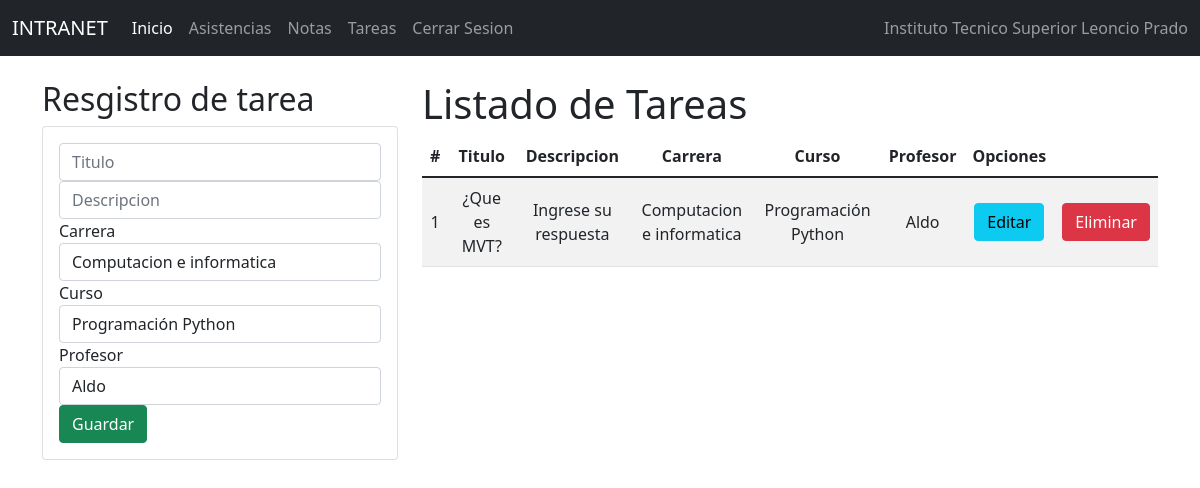
The app's page /indtar5/ with its own data.
### Notas/models.py (models this page shows)
class Tarea5(models.Model):
    id=models.IntegerField(primary_key=True)
    tittar = models.CharField(max_length=1000)
    destar = models.CharField(max_length=1000)
    profesor = models.ForeignKey(Profesor, null=True, blank=True, on_delete=models.CASCADE)
    curso =models.ForeignKey(Curso, null=True, blank=True, on_delete=models.CASCADE)
    carrera=models.ForeignKey(Carrera, null=True, blank=True, on_delete=models.CASCADE)

class Carrera(models.Model):
    id=models.IntegerField(primary_key=True)
    nomcarrera=models.CharField(max_length=50)
    descarrera=models.CharField(max_length=50)
    estcarrera=models.IntegerField()

class Curso(models.Model):
    id=models.IntegerField(primary_key=True)
    nomcur=models.CharField(max_length=30)
    creditos=models.IntegerField()
    estcur=models.IntegerField()

class Profesor(models.Model):
    id=models.IntegerField(primary_key=True)
    nompro=models.CharField(max_length=50)
    apepro=models.CharField(max_length=50)
    dnipro=models.CharField(max_length=50)
    direccionpro=models.CharField(max_length=50)
    distritopro=models.ForeignKey(Distrito, null=True,blank=True,on_delete=models.CASCADE)
    emailpro=models.EmailField()
    estpro=models.IntegerField()
    usuario=models.OneToOneField(to='Usuario', to_field='id', null=True, blank=True, on_delete=models.CASCADE)

### Notas/views.py (the view)
# urls.py: path('indtar5/', indtar5),
def indtar5 (request):
    tarea = Tarea5.objects.all()
    carrera = Carrera.objects.all()
    curso = Curso.objects.all()
    profesor = Profesor.objects.all()
    return render(request, 'PROCESOS/Tarea5/gestiontarea5.html', {"tarea": tarea, "carrera":carrera,
    "curso":curso, "profesor":profesor})

### Notas/Templates/PROCESOS/Tarea5/gestiontarea5.html (shortened to what this page needs)
{% extends "../../basepro.html" %}
{% block body %}
<div class="row">
    <div class="col-sm-12 col-md-6 col-lg-4 col-xl-4 ">
        <h2>Resgistro de tarea</h2>
        <div class="card">
            <div class="card-body">
                <form action="/registartarea5/" method="POST" enctype="multipart/form-data">  {% csrf_token %}
                    <div class="form-group">
                        <input type="text" id="txttittar" name="txttittar" class="form-control" placeholder="Titulo" minlength="1" maxlength="20" required>
                    </div>
                    <div class="form-group">
                        <input type="text" id="txtdestar" name="txtdestar" class="form-control" placeholder="Descripcion"  minlength="1" maxlength="30" required>
                    </div>
                  <div class="form-group">
                    <label>Carrera</label>
                    <select class="form-control" name="txtcar" id="txtcar">
                        {% for t in carrera %}
                        <option value="{{t.id}}" id="cod">{{t.nomcarrera}}</option>
                        {%endfor%}
                    </select>
                    <div class="form-group">
                        <label>Curso</label>
                        <select class="form-control" name="txtcur" id="txtcur">
                            {% for t in curso %}
                            <option value="{{t.id}}" id="cod">{{t.nomcur}}</option>
                            {%endfor%}
                        </select>
                  </div>
                  <div class="form-group">
                    <label>Profesor</label>
                    <select class="form-control" name="txtpro" id="txtpro">
                        {% for t in profesor %}
                        <option value="{{t.id}}" id="cod">{{t.nompro}}</option>
                        {%endfor%}
                    </select>
              </div>
              </div>
                    <div class="form-group">
                        <button type="submit" class="btn btn-success btn-block text-white">Guardar</button>
                    </div>
                </form>
            </div>
        </div>
    </div>
    <div class="col-sm-12 col-md-6 col-lg-8 col-xl-8 ">
        <div class="table-responsive">
            <h1>Listado de Tareas</h1>
            <table class="table table-striped">
                <thead>
                    <tr>
                        <th>#</th>
                        <th>Titulo</th>
                        <th>Descripcion</th>
                        <th>Carrera</th>
                        <th>Curso</th>
                        <th>Profesor</th>
                        <th class="2">Opciones</th>
                    </tr>
                </thead>
                <tbody>
                    {% for c in tarea %}
                    <tr>
                        <td>{{forloop.counter}}</td>
                        <td>{{c.tittar}}</td>
                        <td>{{c.destar}}</td>
                        <td>{{c.carrera.nomcarrera}}</td>
                        <td>{{c.curso.nomcur}}</td>
                        <td>{{c.profesor.nompro}}</td>
                        <td><a href="/ediciontarea5/{{c.id}}"  class="btn btn-info">Editar</a></td>
                        <td><a href="/eliminartarea5/{{c.id}}" class="btn btn-danger btnEliminacion">Eliminar</a></td>
                    </tr>
                    {% endfor %}
                </tbody>
            </table>
        </div>
    </div>
</div>
{% endblock %}

### Notas/static/css/gestiontipusu.css (style rules this page uses)
th, td { text-align: center; vertical-align: middle; }

### records on screen
Tarea5: tittar "¿Que es MVT?", destar "Ingrese su respuesta", carrera.nomcarrera "Computacion e informatica", curso.nomcur "Programación Python", profesor.nompro "Aldo"

### other values on screen
form field txtcar "Computacion e informatica"
form field txtcur "Programación Python"
form field txtpro "Aldo"
